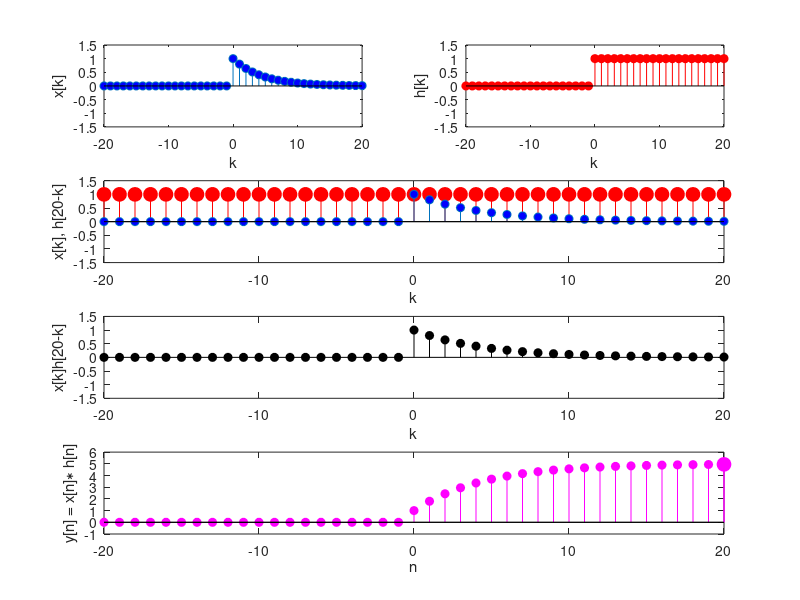

Write MATLAB code to recreate this figure.
clear all
close all
clc

N = 20;
k = -N:N;
alpha = 0.8;
x = [zeros(1,N) alpha.^k(end-N:end)];
h = [zeros(1,N) ones(1,N+1)];

y = [];
figure
i = 1;
for n = -N:N
    subplot(4,2,1)
    stem(k,x,'MarkerFaceColor','blue'), axis([-N N -1.5 1.5]), xlabel('k'), ylabel('x[k]')
    subplot(4,2,2)
    stem(k,h,'r','MarkerFaceColor','red'), axis([-N N -1.5 1.5]), xlabel('k'), ylabel('h[k]')
  
    if n<0
        subplot(4,2,[3,4])
        stem(k,[h(end-abs(n):-1:1) zeros(1,abs(n))],'r','MarkerFaceColor','red','MarkerSize',10), hold on,
        stem(k,x,'MarkerFaceColor','blue'), axis([-N N -1.5 1.5]), xlabel('k'), ylabel(sprintf('x[k], h[%i-k]',n))
        hold off
        subplot(4,2,[5,6])
        stem(k,x.*[h(end-abs(n):-1:1) zeros(1,abs(n))],'k','MarkerFaceColor','black'), axis([-N N -1.5 1.5])
        xlabel('k'), ylabel(sprintf('x[k]h[%i-k]',n))
        subplot(4,2,[7,8])
        y = [y sum(x.*[h(end-abs(n):-1:1) zeros(1,abs(n))])];
        stem(k,[y NaN(1,2*N+1-i)],'m','MarkerFaceColor','magenta'), hold on,
        stem(k(i),y(end),'m','MarkerFaceColor','magenta','MarkerSize',10),
        axis([-N N -1 1/(1-alpha)+1]), xlabel('n'), ylabel('y[n] = x[n]\ast h[n]')
    else
        subplot(4,2,[3,4])
        stem(k,[ones(1,n) h(end:-1:1+n) ],'r','MarkerFaceColor','red','MarkerSize',10), hold on,
        stem(k,x,'MarkerFaceColor','blue'), axis([-N N -1.5 1.5]), xlabel('k'), ylabel(sprintf('x[k], h[%i-k]',n))
        hold off 
        subplot(4,2,[5,6])
        stem(k,x.*[zeros(1,n) h(end:-1:1+n)],'k','MarkerFaceColor','black'), axis([-N N -1.5 1.5])
        xlabel('k'), ylabel(sprintf('x[k]h[%i-k]',n))
        subplot(4,2,[7,8])
        y = [y sum(x.*[zeros(1,n) h(end:-1:1+n)])];
        stem(k,[y NaN(1,2*N+1-i)],'m','MarkerFaceColor','magenta'), hold on,
        stem(k(i),y(end),'m','MarkerFaceColor','magenta','MarkerSize',10),
        axis([-N N -1 1/(1-alpha)+1]), xlabel('n'), ylabel('y[n] = x[n]\ast h[n]')
    end
    hold off
    pause
    i = i + 1;
end
